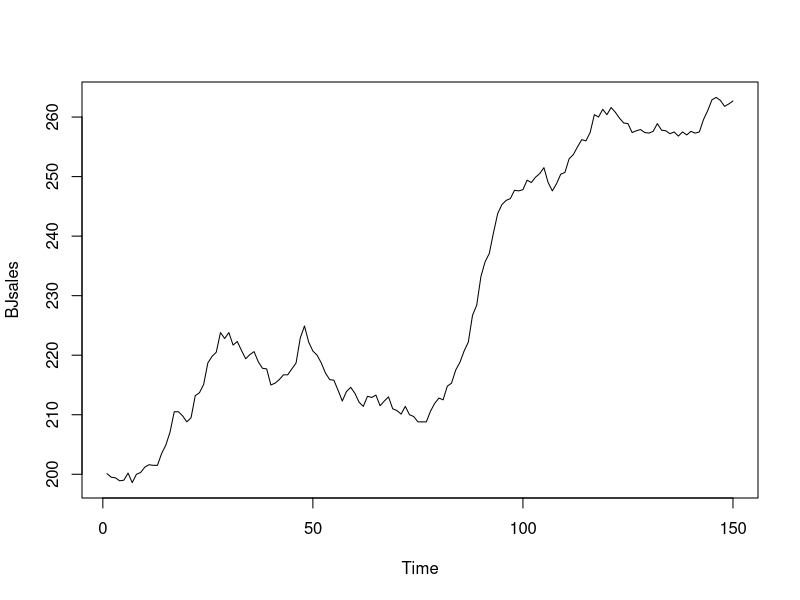
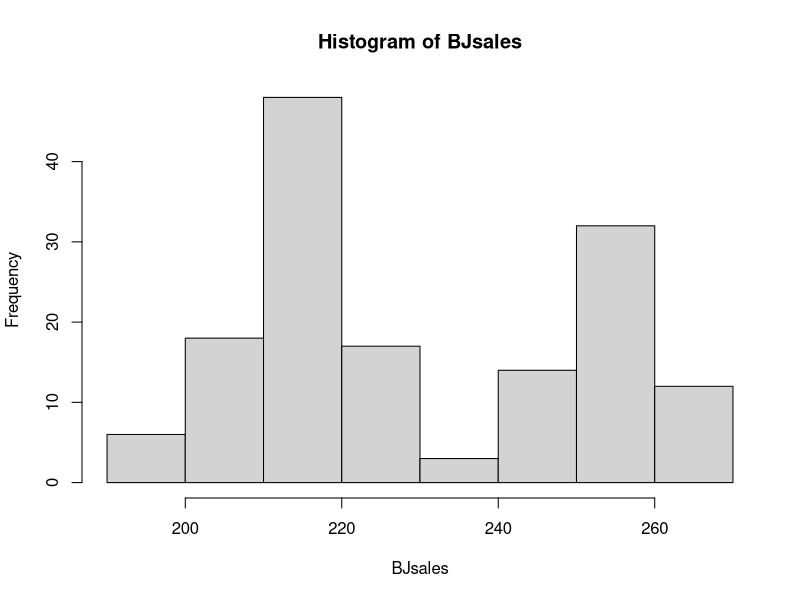
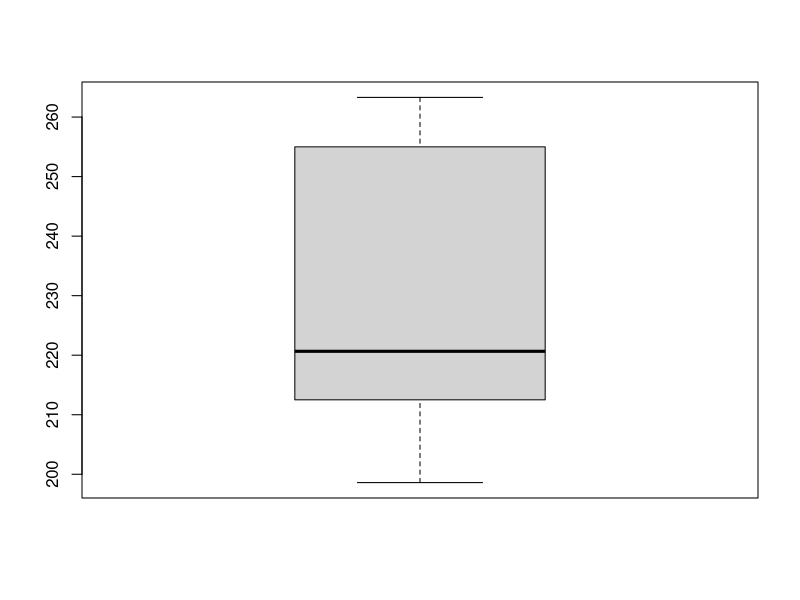
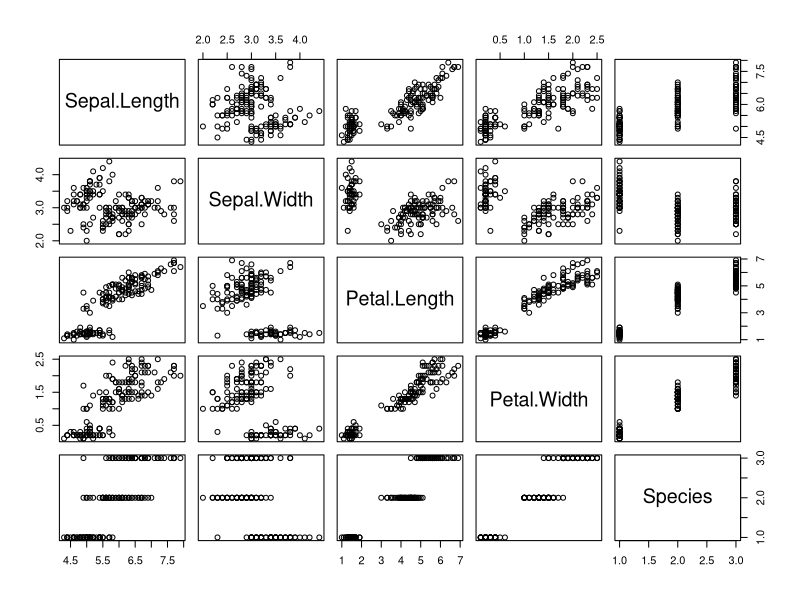
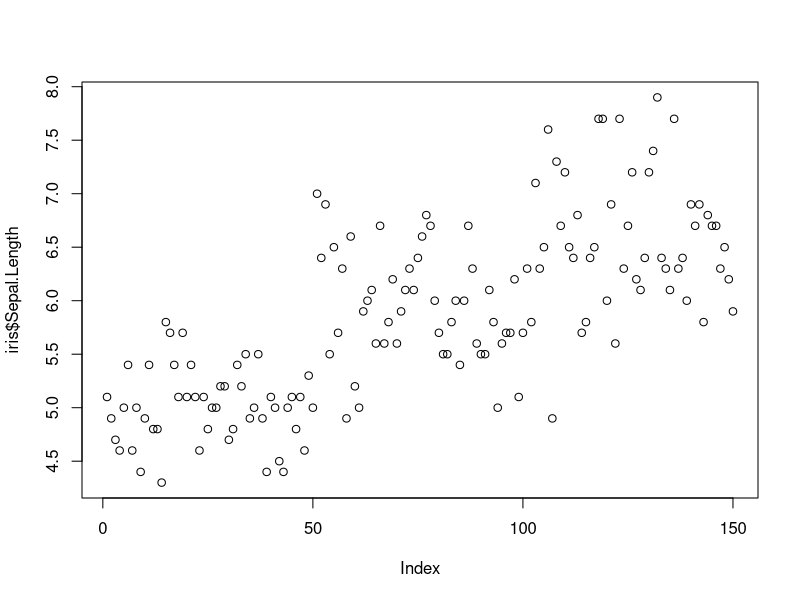
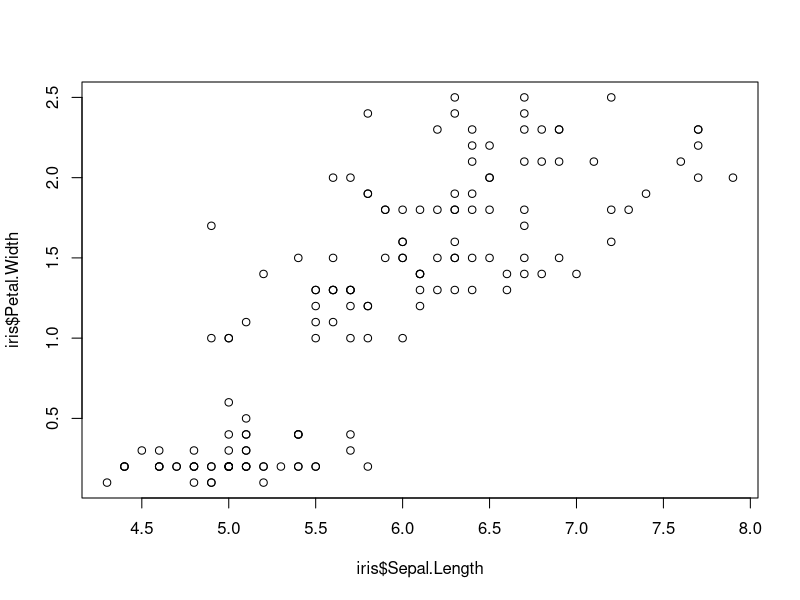
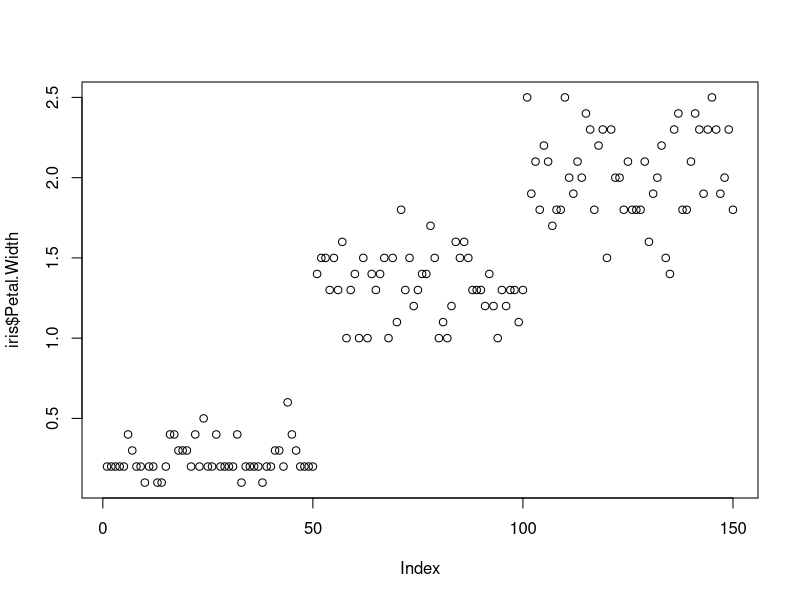
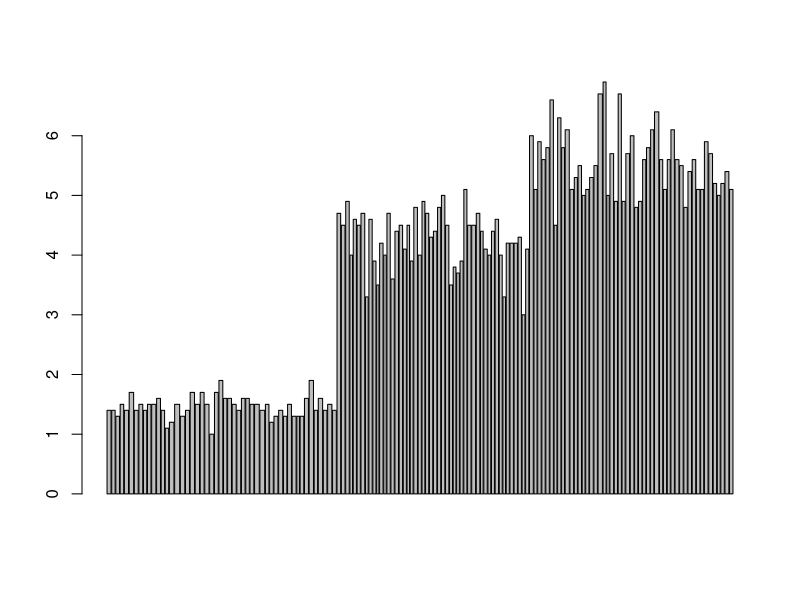

The R source for these figures, in order:
BJsales<-datasets::BJsales
head(BJsales,15)
tail(BJsales,15)
BJsales
summary(BJsales)
mean(BJsales)
range(BJsales)
plot(BJsales)
hist(BJsales)
boxplot(BJsales)
iris<-datasets::iris
head(iris,10)
tail(iris)
iris[,c(1,2,3)]
iris[c(1,3),]
summary(iris)
plot(iris)
plot(iris$Sepal.Length)
summary(iris$Sepal.Length,iris$Petal.Length)
plot(iris$Sepal.Length,iris$Petal.Width)
plot(iris$Petal.Width)
barplot(iris$Petal.Length,iris$Sepal.Width)
barplot(iris$Petal.Width)

hist(iris$Petal.Length,main = "LENGTH",ylab = 'FREQ',col = 'BLUE')
boxplot(iris$Sepal.Length,iris$Sepal.Width)
boxplot(iris)
